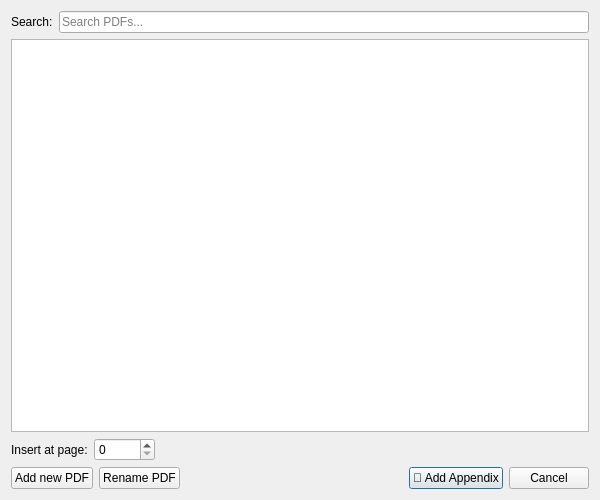
<?xml version="1.0" encoding="UTF-8"?>
<ui version="4.0">
 <class>Dialog</class>
 <widget class="QDialog" name="Dialog">
  <property name="geometry">
   <rect>
    <x>0</x>
    <y>0</y>
    <width>600</width>
    <height>500</height>
   </rect>
  </property>
  <property name="acceptDrops">
   <bool>true</bool>
  </property>
  <property name="windowTitle">
   <string>PDF Selector</string>
  </property>
  <layout class="QVBoxLayout" name="verticalLayout">
   <item>
    <layout class="QHBoxLayout" name="searchLayout">
     <item>
      <widget class="QLabel" name="searchLabel">
       <property name="text">
        <string>Search:</string>
       </property>
      </widget>
     </item>
     <item>
      <widget class="QLineEdit" name="searchLineEdit">
       <property name="placeholderText">
        <string>Search PDFs...</string>
       </property>
      </widget>
     </item>
    </layout>
   </item>
   <item>
    <widget class="QListWidget" name="pdfListWidget">
     <property name="selectionMode">
      <enum>QAbstractItemView::SingleSelection</enum>
     </property>
    </widget>
   </item>
   <item>
    <layout class="QHBoxLayout" name="pageLayout">
     <item>
      <widget class="QLabel" name="pageLabel">
       <property name="text">
        <string>Insert at page:</string>
       </property>
      </widget>
     </item>
     <item>
      <widget class="QSpinBox" name="pageSpinBox">
       <property name="minimum">
        <number>0</number>
       </property>
       <property name="maximum">
        <number>99999</number>
       </property>
       <property name="value">
        <number>0</number>
       </property>
      </widget>
     </item>
     <item>
      <spacer name="pageHorizontalSpacer">
       <property name="orientation">
        <enum>Qt::Horizontal</enum>
       </property>
       <property name="sizeHint" stdset="0">
        <size>
         <width>40</width>
         <height>20</height>
        </size>
       </property>
      </spacer>
     </item>
    </layout>
   </item>
   <item>
    <layout class="QHBoxLayout" name="buttonsLayout">
     <item>
      <widget class="QPushButton" name="addNewPdfButton">
       <property name="text">
        <string>Add new PDF</string>
       </property>
      </widget>
     </item>
     <item>
      <widget class="QPushButton" name="renamePdfButton">
       <property name="text">
        <string>Rename PDF</string>
       </property>
      </widget>
     </item>
     <item>
      <spacer name="buttonsHorizontalSpacer">
       <property name="orientation">
        <enum>Qt::Horizontal</enum>
       </property>
       <property name="sizeHint" stdset="0">
        <size>
         <width>40</width>
         <height>20</height>
        </size>
       </property>
      </spacer>
     </item>
     <item>
      <widget class="QPushButton" name="addAppendixButton">
       <property name="text">
        <string>🔗 Add Appendix</string>
       </property>
       <property name="default">
        <bool>true</bool>
       </property>
      </widget>
     </item>
     <item>
      <widget class="QPushButton" name="cancelButton">
       <property name="text">
        <string>Cancel</string>
       </property>
      </widget>
     </item>
    </layout>
   </item>
  </layout>
 </widget>
 <resources/>
 <connections/>
</ui>
